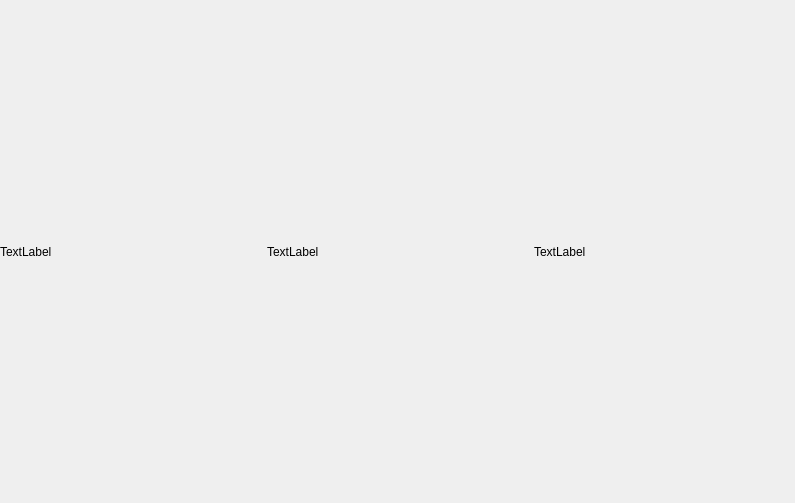
<?xml version="1.0" encoding="UTF-8"?>
<ui version="4.0">
 <class>SingleStatusProviderGui</class>
 <widget class="QWidget" name="SingleStatusProviderGui">
  <property name="geometry">
   <rect>
    <x>0</x>
    <y>0</y>
    <width>795</width>
    <height>503</height>
   </rect>
  </property>
  <property name="windowTitle">
   <string>Form</string>
  </property>
  <layout class="QGridLayout" name="gridLayout">
   <property name="leftMargin">
    <number>0</number>
   </property>
   <property name="topMargin">
    <number>0</number>
   </property>
   <property name="rightMargin">
    <number>0</number>
   </property>
   <property name="bottomMargin">
    <number>0</number>
   </property>
   <item row="0" column="0">
    <widget class="QLabel" name="IconLabel">
     <property name="text">
      <string>TextLabel</string>
     </property>
    </widget>
   </item>
   <item row="0" column="1">
    <widget class="QLabel" name="SourceLabel">
     <property name="text">
      <string>TextLabel</string>
     </property>
    </widget>
   </item>
   <item row="0" column="2">
    <widget class="QLabel" name="DescriptionLabel">
     <property name="text">
      <string>TextLabel</string>
     </property>
    </widget>
   </item>
  </layout>
 </widget>
 <resources/>
 <connections/>
</ui>
